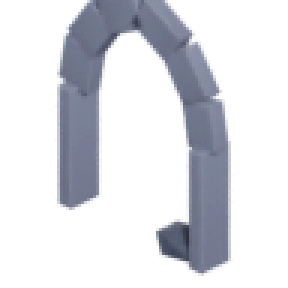
#> input picture assets/dungeon_e30/AR_col.png, 96 x 96 px, given in place of WR_crypt.png, which was not available (shown 3 times larger)
$ python make_wall_asset_sheet.py
#> lines starting #> are read from the running program, lines starting #| are printed output that depends on the picture
#!/usr/bin/env python3
"""Create a labeled diagnostic sheet of the raw baked dungeon objects."""

from pathlib import Path
from PIL import Image, ImageDraw, ImageFont

ROOT = Path(r"C:\codexlocal\dungeonds")
SRC = ROOT / "assets" / "dungeon_e30"
OUT = ROOT / "artifacts" / "wall_assets_e30_sheet.png"
NAMES = [
    "WR_crypt", "WC_crypt", "WR_buttress", "WC_buttress",
    "WR_ossuary", "WC_ossuary", "P_soul", "P_broken",
    "AR_row", "AR_col",
]
SPRITE = 96
CELL = 128
LABEL_H = 20
COLS = 5
ROWS = (len(NAMES) + COLS - 1) // COLS
BG = (22, 24, 34, 255)

sheet = Image.new("RGBA", (COLS * CELL, ROWS * (CELL + LABEL_H)), BG)
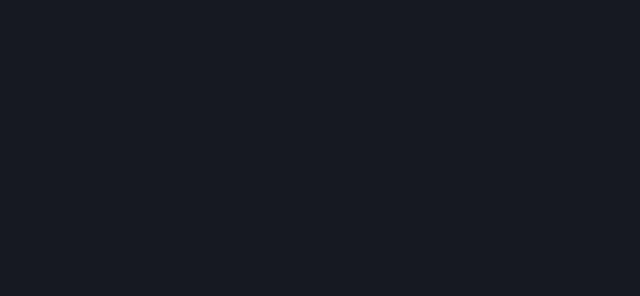
#> sheet: PIL image 640x296 RGBA; mean R, G, B, A 22, 24, 34, 255
draw = ImageDraw.Draw(sheet)
try:
    font = ImageFont.truetype("arial.ttf", 11)
except OSError:
    font = ImageFont.load_default()

for i, name in enumerate(NAMES):
    x = (i % COLS) * CELL
    y = (i // COLS) * (CELL + LABEL_H)
    im = Image.open(SRC / f"{name}.png").convert("RGBA")
#> im is the input picture: PIL image 96x96 RGBA; mean R, G, B, A 32.1, 34, 40.1, 64.2
    sheet.alpha_composite(im, (x + 16, y))
    # Sprite canvas centre and runtime ground anchor (x=48, y=72).
    draw.line((x + 16 + 48, y + 40, x + 16 + 48, y + 84), fill=(255, 70, 70, 220), width=1)
    draw.line((x + 16 + 32, y + 72, x + 16 + 64, y + 72), fill=(255, 70, 70, 220), width=1)
    draw.text((x + 4, y + CELL + 2), name, fill=(235, 235, 235, 255), font=font)
#> pass 2 of the loop `for i, name in enumerate(NAMES):`:
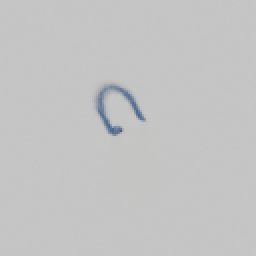
#> input picture assets/dungeon_e30/AR_col_r270_shadow.png, 128 x 128 px, given in place of WC_crypt.png, which was not available (shown 2 times larger)
#> im is the input picture: PIL image 128x128 RGBA; mean R, G, B, A 195.5, 195.8, 196, 255
#> `sheet.alpha_composite(im, (x + 16, y))`:
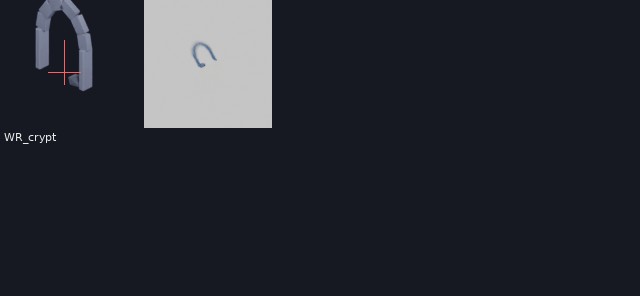
#> sheet: PIL image 640x296 RGBA; mean R, G, B, A 38.4, 40.2, 49.5, 255; transparent parts drawn white
#> (the run stopped early here; a loop or call above may not have finished)
